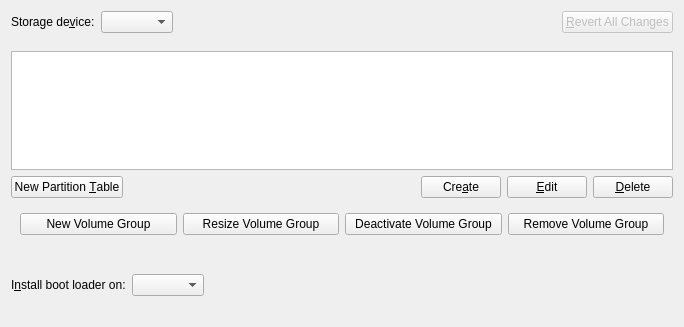
<?xml version="1.0" encoding="UTF-8"?>
<ui version="4.0">
 <author>
SPDX-FileCopyrightText: 2014 Aurélien Gâteau &lt;agateau@kde.org&gt;
SPDX-License-Identifier: GPL-3.0-or-later
 </author>
 <class>PartitionPage</class>
 <widget class="QWidget" name="PartitionPage">
  <property name="geometry">
   <rect>
    <x>0</x>
    <y>0</y>
    <width>684</width>
    <height>327</height>
   </rect>
  </property>
  <property name="windowTitle">
   <string notr="true">Form</string>
  </property>
  <layout class="QVBoxLayout" name="verticalLayout">
   <item>
    <layout class="QHBoxLayout" name="horizontalLayout_2">
     <item>
      <widget class="QLabel" name="label_2">
       <property name="text">
        <string>Storage de&amp;vice:</string>
       </property>
       <property name="buddy">
        <cstring>deviceComboBox</cstring>
       </property>
      </widget>
     </item>
     <item>
      <widget class="QComboBox" name="deviceComboBox"/>
     </item>
     <item>
      <spacer name="horizontalSpacer_2">
       <property name="orientation">
        <enum>Qt::Horizontal</enum>
       </property>
       <property name="sizeHint" stdset="0">
        <size>
         <width>40</width>
         <height>20</height>
        </size>
       </property>
      </spacer>
     </item>
     <item>
      <widget class="QPushButton" name="revertButton">
       <property name="enabled">
        <bool>false</bool>
       </property>
       <property name="text">
        <string>&amp;Revert All Changes</string>
       </property>
      </widget>
     </item>
    </layout>
   </item>
   <item>
    <widget class="PartitionBarsView" name="partitionBarsView"/>
   </item>
   <item>
    <widget class="PartitionLabelsView" name="partitionLabelsView"/>
   </item>
   <item>
    <widget class="QTreeView" name="partitionTreeView">
     <property name="editTriggers">
      <set>QAbstractItemView::NoEditTriggers</set>
     </property>
     <property name="rootIsDecorated">
      <bool>false</bool>
     </property>
     <property name="allColumnsShowFocus">
      <bool>true</bool>
     </property>
     <property name="expandsOnDoubleClick">
      <bool>false</bool>
     </property>
     <attribute name="headerStretchLastSection">
      <bool>false</bool>
     </attribute>
    </widget>
   </item>
   <item>
    <layout class="QHBoxLayout" name="horizontalLayout">
     <item>
      <widget class="QPushButton" name="newPartitionTableButton">
       <property name="text">
        <string>New Partition &amp;Table</string>
       </property>
      </widget>
     </item>
     <item>
      <spacer name="horizontalSpacer">
       <property name="orientation">
        <enum>Qt::Horizontal</enum>
       </property>
       <property name="sizeHint" stdset="0">
        <size>
         <width>40</width>
         <height>20</height>
        </size>
       </property>
      </spacer>
     </item>
     <item>
      <widget class="QPushButton" name="createButton">
       <property name="text">
        <string>Cre&amp;ate</string>
       </property>
      </widget>
     </item>
     <item>
      <widget class="QPushButton" name="editButton">
       <property name="text">
        <string>&amp;Edit</string>
       </property>
      </widget>
     </item>
     <item>
      <widget class="QPushButton" name="deleteButton">
       <property name="text">
        <string>&amp;Delete</string>
       </property>
      </widget>
     </item>
    </layout>
   </item>
   <item>
    <widget class="QWidget" name="lvmButtonPanel" native="true">
     <layout class="QHBoxLayout" name="lvmButtonLayout">
      <item>
       <widget class="QPushButton" name="newVolumeGroupButton">
        <property name="text">
         <string>New Volume Group</string>
        </property>
       </widget>
      </item>
      <item>
       <widget class="QPushButton" name="resizeVolumeGroupButton">
        <property name="text">
         <string>Resize Volume Group</string>
        </property>
       </widget>
      </item>
      <item>
       <widget class="QPushButton" name="deactivateVolumeGroupButton">
        <property name="text">
         <string>Deactivate Volume Group</string>
        </property>
       </widget>
      </item>
      <item>
       <widget class="QPushButton" name="removeVolumeGroupButton">
        <property name="text">
         <string>Remove Volume Group</string>
        </property>
       </widget>
      </item>
     </layout>
    </widget>
   </item>
   <item>
    <spacer name="verticalSpacer">
     <property name="orientation">
      <enum>Qt::Vertical</enum>
     </property>
     <property name="sizeType">
      <enum>QSizePolicy::Fixed</enum>
     </property>
     <property name="sizeHint" stdset="0">
      <size>
       <width>20</width>
       <height>24</height>
      </size>
     </property>
    </spacer>
   </item>
   <item>
    <layout class="QHBoxLayout" name="horizontalLayout_3">
     <item>
      <widget class="QLabel" name="label_3">
       <property name="text">
        <string>I&amp;nstall boot loader on:</string>
       </property>
       <property name="buddy">
        <cstring>bootLoaderComboBox</cstring>
       </property>
      </widget>
     </item>
     <item>
      <widget class="QComboBox" name="bootLoaderComboBox">
       <property name="sizeAdjustPolicy">
        <enum>QComboBox::AdjustToContents</enum>
       </property>
      </widget>
     </item>
     <item>
      <spacer name="horizontalSpacer_3">
       <property name="orientation">
        <enum>Qt::Horizontal</enum>
       </property>
       <property name="sizeHint" stdset="0">
        <size>
         <width>40</width>
         <height>1</height>
        </size>
       </property>
      </spacer>
     </item>
    </layout>
   </item>
   <item>
    <widget class="QWidget" name="layoutProblemPanel" native="true">
     <layout class="QHBoxLayout" name="layoutProblemLayout">
      <property name="leftMargin">
       <number>0</number>
      </property>
      <property name="topMargin">
       <number>0</number>
      </property>
      <property name="rightMargin">
       <number>0</number>
      </property>
      <property name="bottomMargin">
       <number>0</number>
      </property>
      <item alignment="Qt::AlignTop">
       <widget class="QLabel" name="layoutProblemIcon"/>
      </item>
      <item>
       <widget class="QLabel" name="layoutProblemLabel">
        <property name="sizePolicy">
         <sizepolicy hsizetype="Expanding" vsizetype="Preferred">
          <horstretch>0</horstretch>
          <verstretch>0</verstretch>
         </sizepolicy>
        </property>
        <property name="textFormat">
         <enum>Qt::RichText</enum>
        </property>
        <property name="wordWrap">
         <bool>true</bool>
        </property>
       </widget>
      </item>
     </layout>
    </widget>
   </item>
  </layout>
 </widget>
 <customwidgets>
  <customwidget>
   <class>PartitionBarsView</class>
   <extends>QFrame</extends>
   <header location="global">gui/PartitionBarsView.h</header>
   <container>1</container>
  </customwidget>
  <customwidget>
   <class>PartitionLabelsView</class>
   <extends>QFrame</extends>
   <header location="global">gui/PartitionLabelsView.h</header>
   <container>1</container>
  </customwidget>
 </customwidgets>
 <tabstops>
  <tabstop>deviceComboBox</tabstop>
  <tabstop>revertButton</tabstop>
  <tabstop>partitionTreeView</tabstop>
  <tabstop>newPartitionTableButton</tabstop>
  <tabstop>createButton</tabstop>
  <tabstop>editButton</tabstop>
  <tabstop>deleteButton</tabstop>
  <tabstop>bootLoaderComboBox</tabstop>
 </tabstops>
 <resources/>
 <connections/>
</ui>
